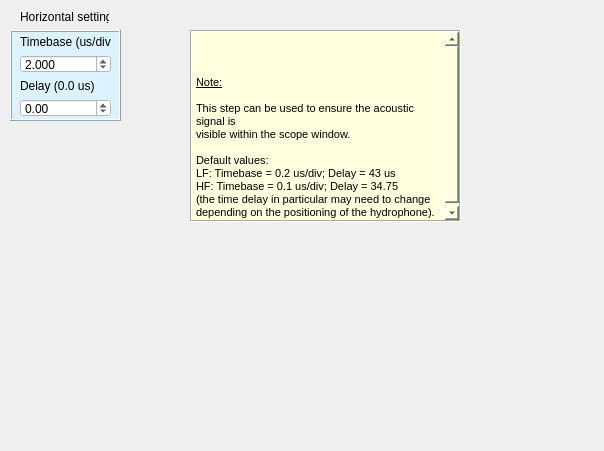
<?xml version="1.0" encoding="UTF-8"?>
<ui version="4.0">
    <class>Form</class>
    <widget class="QWidget" name="Form">
        <property name="geometry">
            <rect>
                <x>0</x>
                <y>0</y>
                <width>604</width>
                <height>451</height>
            </rect>
        </property>
        <property name="windowTitle">
            <string>Form</string>
        </property>
        <widget class="QLabel" name="label">
            <property name="geometry">
                <rect>
                    <x>20</x>
                    <y>10</y>
                    <width>89</width>
                    <height>13</height>
                </rect>
            </property>
            <property name="text">
                <string>Horizontal settings</string>
            </property>
        </widget>
        <widget class="QFrame" name="horizontal_settings_frame">
            <property name="geometry">
                <rect>
                    <x>10</x>
                    <y>30</y>
                    <width>111</width>
                    <height>91</height>
                </rect>
            </property>
            <property name="styleSheet">
                <string notr="true">background:rgb(220, 242, 255)</string>
            </property>
            <property name="frameShape">
                <enum>QFrame::Box</enum>
            </property>
            <property name="frameShadow">
                <enum>QFrame::Raised</enum>
            </property>
            <widget class="QWidget" name="layoutWidget">
                <property name="geometry">
                    <rect>
                        <x>10</x>
                        <y>5</y>
                        <width>91</width>
                        <height>82</height>
                    </rect>
                </property>
                <layout class="QVBoxLayout" name="horz_set_vert_layout">
                    <item>
                        <widget class="QLabel" name="label_2">
                            <property name="text">
                                <string>Timebase (us/div)</string>
                            </property>
                        </widget>
                    </item>
                    <item>
                        <widget class="QDoubleSpinBox" name="timebase_spinbox">
                            <property name="styleSheet">
                                <string notr="true">background:white</string>
                            </property>
                            <property name="decimals">
                                <number>3</number>
                            </property>
                            <property name="minimum">
                                <double>0.005000000000000</double>
                            </property>
                            <property name="maximum">
                                <double>500.000000000000000</double>
                            </property>
                            <property name="value">
                                <double>2.000000000000000</double>
                            </property>
                        </widget>
                    </item>
                    <item>
                        <widget class="QLabel" name="label_3">
                            <property name="text">
                                <string>Delay (0.0 us)</string>
                            </property>
                        </widget>
                    </item>
                    <item>
                        <widget class="QDoubleSpinBox" name="delay_spinbox">
                            <property name="styleSheet">
                                <string notr="true">background:white</string>
                            </property>
                            <property name="minimum">
                                <double>-500.000000000000000</double>
                            </property>
                            <property name="maximum">
                                <double>500.000000000000000</double>
                            </property>
                        </widget>
                    </item>
                </layout>
            </widget>
        </widget>
        <widget class="QTextBrowser" name="config_osc_note">
            <property name="geometry">
                <rect>
                    <x>190</x>
                    <y>30</y>
                    <width>271</width>
                    <height>192</height>
                </rect>
            </property>
            <property name="styleSheet">
                <string notr="true">background:lightyellow</string>
            </property>
            <property name="frameShape">
                <enum>QFrame::Box</enum>
            </property>
            <property name="html">
                <string>&lt;!DOCTYPE HTML PUBLIC &quot;-//W3C//DTD HTML 4.0//EN&quot; &quot;http://www.w3.org/TR/REC-html40/strict.dtd&quot;&gt;
                    &lt;html&gt;&lt;head&gt;&lt;meta name=&quot;qrichtext&quot; content=&quot;1&quot; /&gt;&lt;style
                    type=&quot;text/css&quot;&gt;
                    p, li { white-space: pre-wrap; }
                    &lt;/style&gt;&lt;/head&gt;&lt;body style=&quot; font-family:'MS Shell Dlg 2'; font-size:8.25pt;
                    font-weight:400; font-style:normal;&quot;&gt;
                    &lt;p style=&quot; margin-top:0px; margin-bottom:0px; margin-left:0px; margin-right:0px;
                    -qt-block-indent:0; text-indent:0px;&quot;&gt; &lt;/p&gt;
                    &lt;p style=&quot; margin-top:0px; margin-bottom:0px; margin-left:0px; margin-right:0px;
                    -qt-block-indent:0; text-indent:0px;&quot;&gt;&lt;span style=&quot; text-decoration: underline;&quot;&gt;Note:&lt;/span&gt;
                    &lt;/p&gt;
                    &lt;p style=&quot; margin-top:0px; margin-bottom:0px; margin-left:0px; margin-right:0px;
                    -qt-block-indent:0; text-indent:0px;&quot;&gt; &lt;/p&gt;
                    &lt;p style=&quot; margin-top:0px; margin-bottom:0px; margin-left:0px; margin-right:0px;
                    -qt-block-indent:0; text-indent:0px;&quot;&gt;This step can be used to ensure the acoustic signal is
                    &lt;/p&gt;
                    &lt;p style=&quot; margin-top:0px; margin-bottom:0px; margin-left:0px; margin-right:0px;
                    -qt-block-indent:0; text-indent:0px;&quot;&gt;visible within the scope window. &lt;/p&gt;
                    &lt;p style=&quot; margin-top:0px; margin-bottom:0px; margin-left:0px; margin-right:0px;
                    -qt-block-indent:0; text-indent:0px;&quot;&gt; &lt;/p&gt;
                    &lt;p style=&quot; margin-top:0px; margin-bottom:0px; margin-left:0px; margin-right:0px;
                    -qt-block-indent:0; text-indent:0px;&quot;&gt;Default values: &lt;/p&gt;
                    &lt;p style=&quot; margin-top:0px; margin-bottom:0px; margin-left:0px; margin-right:0px;
                    -qt-block-indent:0; text-indent:0px;&quot;&gt;LF: Timebase = 0.2 us/div; Delay = 43 us &lt;/p&gt;
                    &lt;p style=&quot; margin-top:0px; margin-bottom:0px; margin-left:0px; margin-right:0px;
                    -qt-block-indent:0; text-indent:0px;&quot;&gt;HF: Timebase = 0.1 us/div; Delay = 34.75 &lt;/p&gt;
                    &lt;p style=&quot; margin-top:0px; margin-bottom:0px; margin-left:0px; margin-right:0px;
                    -qt-block-indent:0; text-indent:0px;&quot;&gt;(the time delay in particular may need to change &lt;/p&gt;
                    &lt;p style=&quot; margin-top:0px; margin-bottom:0px; margin-left:0px; margin-right:0px;
                    -qt-block-indent:0; text-indent:0px;&quot;&gt;depending on the positioning of the hydrophone). &lt;/p&gt;&lt;/body&gt;&lt;/html&gt;
                </string>
            </property>
        </widget>
    </widget>
    <resources/>
    <connections/>
</ui>
